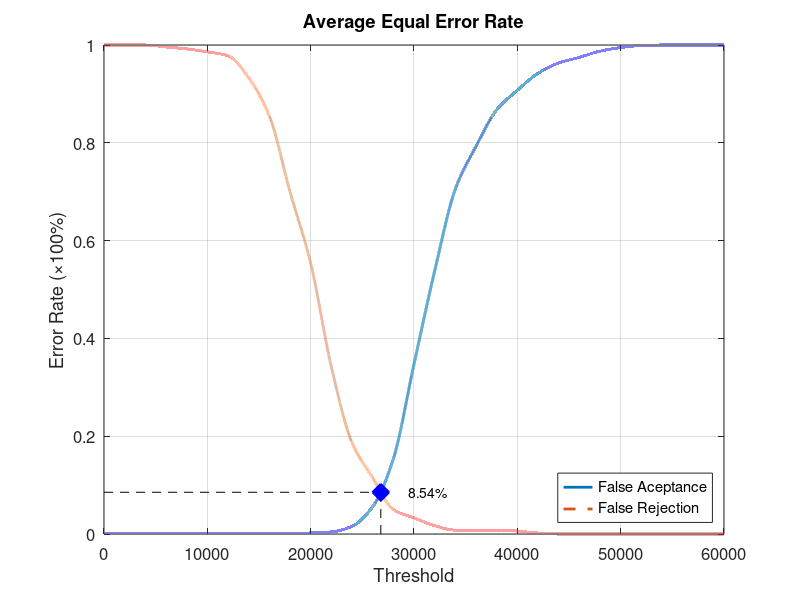
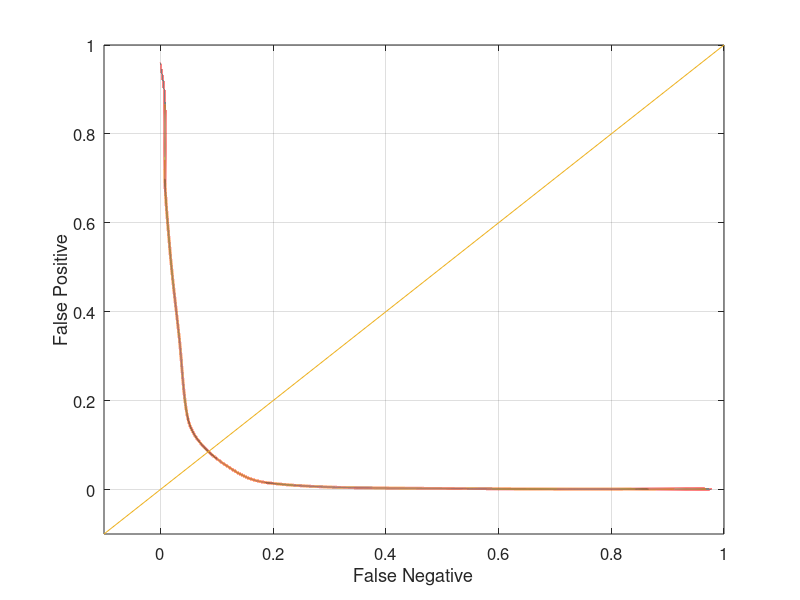

MATLAB code for these plots, in order:
function yEER = Database1Average
close all;
clear;
clc;
x = 0:2000:60000;
xq = 0:0.5:60000;

y0 = [0 0.00105263 0.00105263 0.00105263 0.00105263 0.00105263 0.00105263 0.00105263 0.00105263 0.00105263 0.00210526 0.00421053 0.0157895 0.0557895 0.153684 0.347368 0.537895 0.705263 0.792632 0.867368 0.907368 0.942105 0.963158 0.974737 0.987368 0.994737 0.998947 1 1 1 1];
yy0 = interp1(x, y0, xq, 'pchip');
y1 = [1 1 1 0.996 0.992 0.986 0.978 0.933 0.855 0.7 0.554 0.342 0.187 0.115 0.05 0.033 0.017 0.008 0.008 0.008 0.006 0.002 0 0 0 0 0 0 0 0 0];
yy1 = interp1(x, y1, xq, 'pchip');

% Calculating EER: 
y2 = abs(y0 - y1);
find(y2 == min(y2))
yy2 = abs(yy0 - yy1);
xEER = find(yy2 == min(yy2));
xEERIndex = xq(xEER) % X-axis EER
yEER = yy0(xEER) % Y-axis EER

main = figure
plot(xq, yy0,'-','LineWidth', 2);	hold on
plot(xq, yy1,'--','LineWidth', 2);	hold on
plot([xEERIndex xEERIndex], [0 yEER], 'k--');	hold on
plot([0 xEERIndex], [yEER yEER], 'k--');	hold on
plot(xEERIndex, yEER, 'bx', 'LineWidth', 10);	hold on
text(xEERIndex + 10 * xEERIndex / 100, yEER, [num2str(round((10000 * yEER)) / 100) '%'])
legend('False Aceptance', 'False Rejection', 'Location', 'SouthEast')
xlabel('Threshold')
ylabel('Error Rate (\times100%)')
title('Average Equal Error Rate')
set(gca, 'FontSize', 12)
axis([0 60000 0 1])
grid on

print(main, 'Database1AverageMain', '-dpng');
FNRxFPR = figure('Color', [1 1 1]);
plot(yy1, yy0, '-', yy1, yy0, 'LineWidth', 2);
hold on
y = -0.1:0.1:1
plot(y, y); 
set(gca, 'FontSize', 12)
xlabel('False Negative')
ylabel('False Positive')
axis([-0.1 1 -0.1 1])
set(gca, 'FontSize', 12)
grid on

print(FNRxFPR, 'Database1AverageFNRxFPR','-dpng');
end
